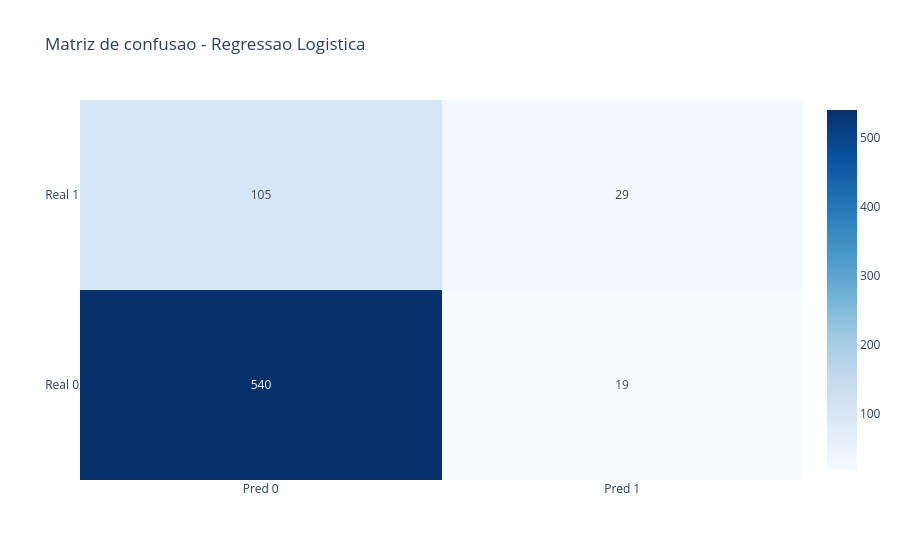
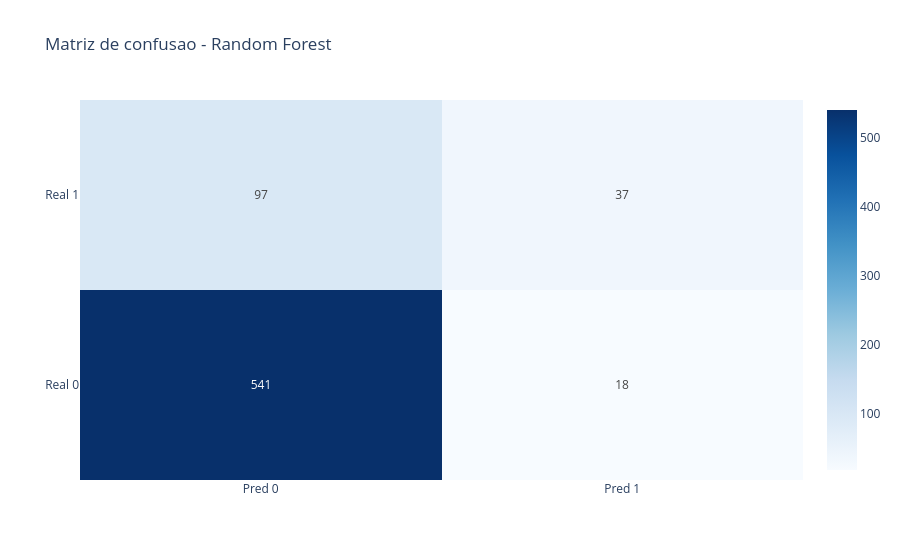
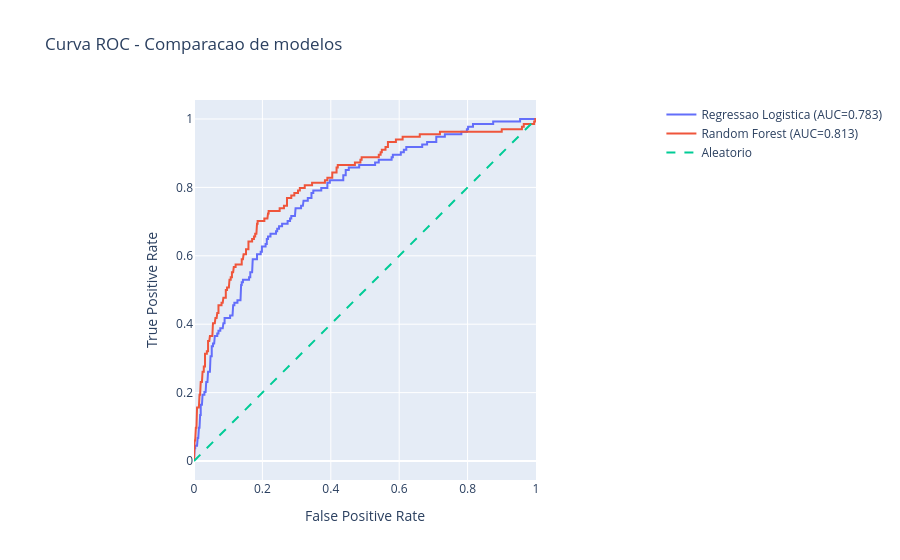

Notebook cell for these charts, in order:
### Markdown cell above
## 6) Avaliacao: matriz de confusao e ROC-AUC

### Code cell
for model_name, result in results.items():
    y_pred = result["metrics"]["y_pred"]
    cm = confusion_matrix(y_test, y_pred)
    fig_cm = go.Figure(
        data=go.Heatmap(
            z=cm,
            x=["Pred 0", "Pred 1"],
            y=["Real 0", "Real 1"],
            text=cm,
            texttemplate="%{text}",
            colorscale="Blues",
        )
    )
    fig_cm.update_layout(title=f"Matriz de confusao - {model_name}")
    fig_cm.show()

roc_fig = go.Figure()
pr_fig = go.Figure()
for model_name, result in results.items():
    fpr, tpr, _ = roc_curve(y_test, result["test_prob"])
    precision, recall, _ = precision_recall_curve(y_test, result["test_prob"])

    roc_fig.add_trace(
        go.Scatter(
            x=fpr,
            y=tpr,
            mode="lines",
            name=f"{model_name} (AUC={result['metrics']['roc_auc']:.3f})",
        )
    )

    pr_fig.add_trace(
        go.Scatter(
            x=recall,
            y=precision,
            mode="lines",
            name=f"{model_name} (PR-AUC={result['metrics']['pr_auc']:.3f})",
        )
    )

roc_fig.add_trace(go.Scatter(x=[0, 1], y=[0, 1], mode="lines", name="Aleatorio", line=dict(dash="dash")))
roc_fig.update_layout(
    title="Curva ROC - comparacao de modelos",
    xaxis_title="False Positive Rate",
    yaxis_title="True Positive Rate",
    yaxis=dict(scaleanchor="x", scaleratio=1),
    xaxis=dict(constrain="domain"),
)
roc_fig.show()

pr_fig.update_layout(
    title="Curva Precision-Recall - comparacao de modelos",
    xaxis_title="Recall",
    yaxis_title="Precision",
)
pr_fig.show()

best_model_name_eval = metrics_table.iloc[0]["modelo"]
best_result_eval = results[best_model_name_eval]

threshold_curve_best = best_result_eval["threshold_table"].copy()
fig_threshold = px.line(
    threshold_curve_best,
    x="threshold",
    y=["precision", "recall", "f1"],
    markers=True,
    title=f"Curva de threshold (OOF treino) - {best_model_name_eval}",
    labels={"value": "Score", "threshold": "Threshold"},
)
fig_threshold.add_vline(
    x=best_result_eval["threshold"],
    line_dash="dash",
    line_color="red",
    annotation_text=f"Threshold selecionado: {best_result_eval['threshold']:.2f}",
)
fig_threshold.show()

calibration_df = pd.DataFrame({"prob": best_result_eval["test_prob"], "real": y_test.values})
calibration_df["faixa_prob"] = pd.cut(calibration_df["prob"], bins=[0, 0.2, 0.4, 0.6, 0.8, 1.0], include_lowest=True)
calibration_table = (
    calibration_df.groupby("faixa_prob", as_index=False)
    .agg(amostra=("real", "size"), taxa_real=("real", "mean"), prob_media=("prob", "mean"))
)
calibration_table["taxa_real"] = calibration_table["taxa_real"] * 100
calibration_table["prob_media"] = calibration_table["prob_media"] * 100

print(f"Calibracao por faixas - {best_model_name_eval}")
display(calibration_table.round(2))

### Figure 1 — Plotly figure (JSON) as saved in the notebook; plotly's stock layout.template omitted (floating-point values rounded to 4 significant figures)
{"data": [{"colorscale": [[0, "rgb(247,251,255)"], [0.125, "rgb(222,235,247)"], [0.25, "rgb(198,219,239)"], [0.375, "rgb(158,202,225)"], [0.5, "rgb(107,174,214)"], [0.625, "rgb(66,146,198)"], [0.75, "rgb(33,113,181)"], [0.875, "rgb(8,81,156)"], [1, "rgb(8,48,107)"]], "text": [[540, 19], [105, 29]], "texttemplate": "%{text}", "type": "heatmap", "x": ["Pred 0", "Pred 1"], "y": ["Real 0", "Real 1"], "z": [[540, 19], [105, 29]]}], "layout": {"title": {"text": "Matriz de confusao - Regressao Logistica"}}}

### Figure 2 — Plotly figure (JSON) as saved in the notebook; plotly's stock layout.template omitted (floating-point values rounded to 4 significant figures)
{"data": [{"colorscale": [[0, "rgb(247,251,255)"], [0.125, "rgb(222,235,247)"], [0.25, "rgb(198,219,239)"], [0.375, "rgb(158,202,225)"], [0.5, "rgb(107,174,214)"], [0.625, "rgb(66,146,198)"], [0.75, "rgb(33,113,181)"], [0.875, "rgb(8,81,156)"], [1, "rgb(8,48,107)"]], "text": [[541, 18], [97, 37]], "texttemplate": "%{text}", "type": "heatmap", "x": ["Pred 0", "Pred 1"], "y": ["Real 0", "Real 1"], "z": [[541, 18], [97, 37]]}], "layout": {"title": {"text": "Matriz de confusao - Random Forest"}}}

### Figure 3 — Plotly figure (JSON) as saved in the notebook; plotly's stock layout.template omitted (floating-point values rounded to 4 significant figures; data arrays with more than 128 entries replaced by an {"elided": "..."} marker saying what was removed)
{"data": [{"mode": "lines", "name": "Regressao Logistica (AUC=0.783)", "type": "scatter", "x": {"elided": "178 float values"}, "y": {"elided": "178 float values"}}, {"mode": "lines", "name": "Random Forest (AUC=0.813)", "type": "scatter", "x": {"elided": "169 float values"}, "y": {"elided": "169 float values"}}, {"line": {"dash": "dash"}, "mode": "lines", "name": "Aleatorio", "type": "scatter", "x": [0, 1], "y": [0, 1]}], "layout": {"title": {"text": "Curva ROC - Comparacao de modelos"}, "xaxis": {"constrain": "domain", "title": {"text": "False Positive Rate"}}, "yaxis": {"scaleanchor": "x", "scaleratio": 1, "title": {"text": "True Positive Rate"}}}}
